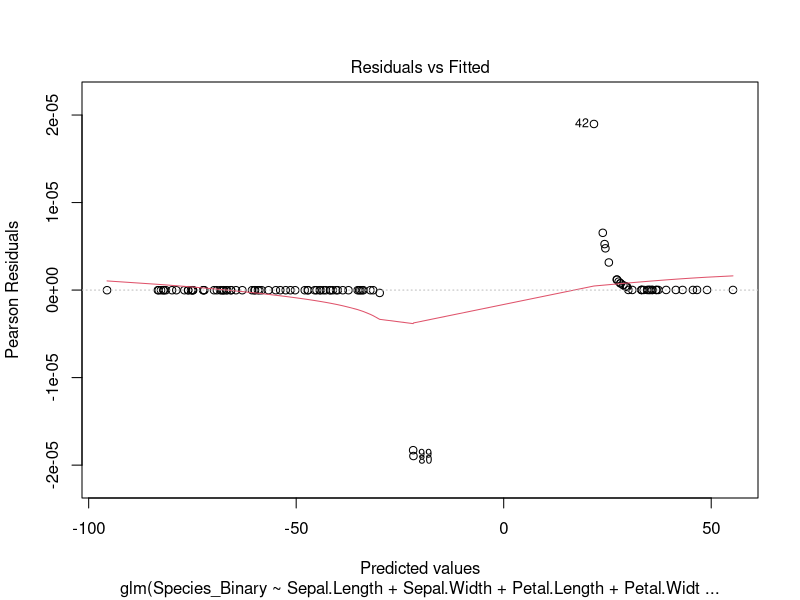
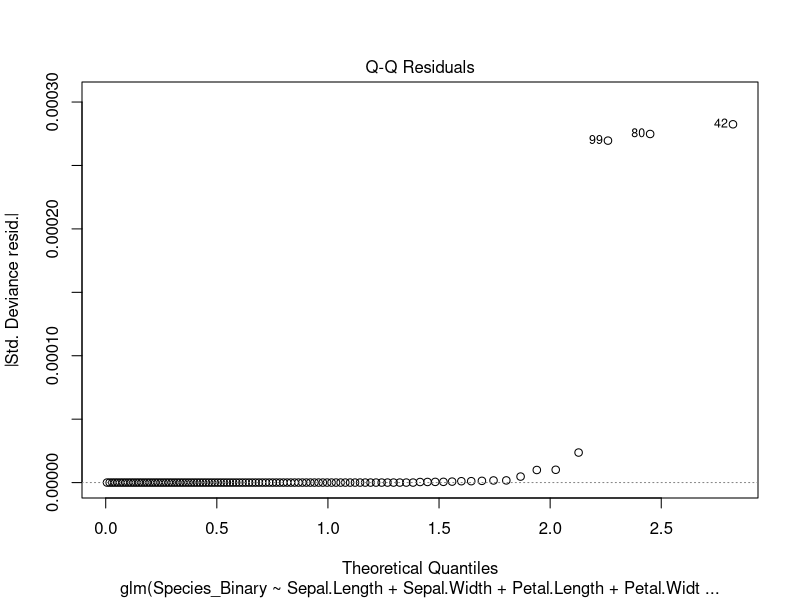
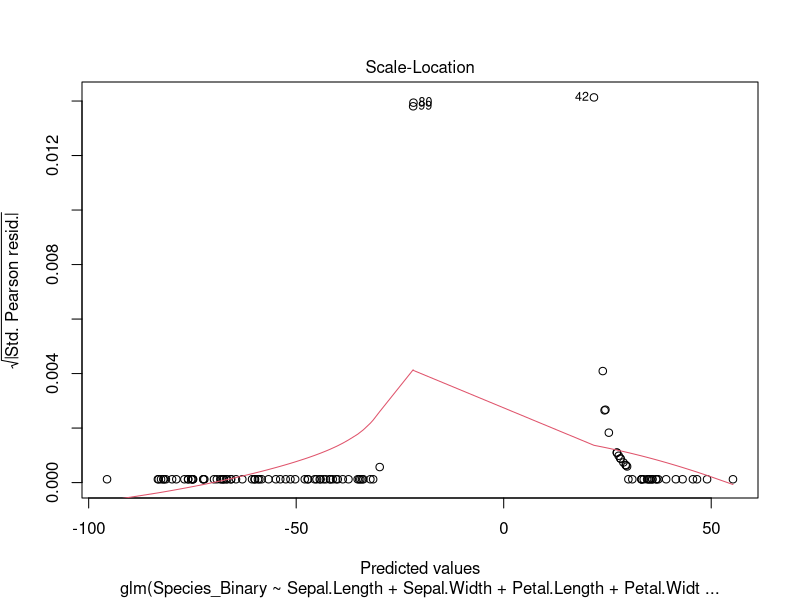
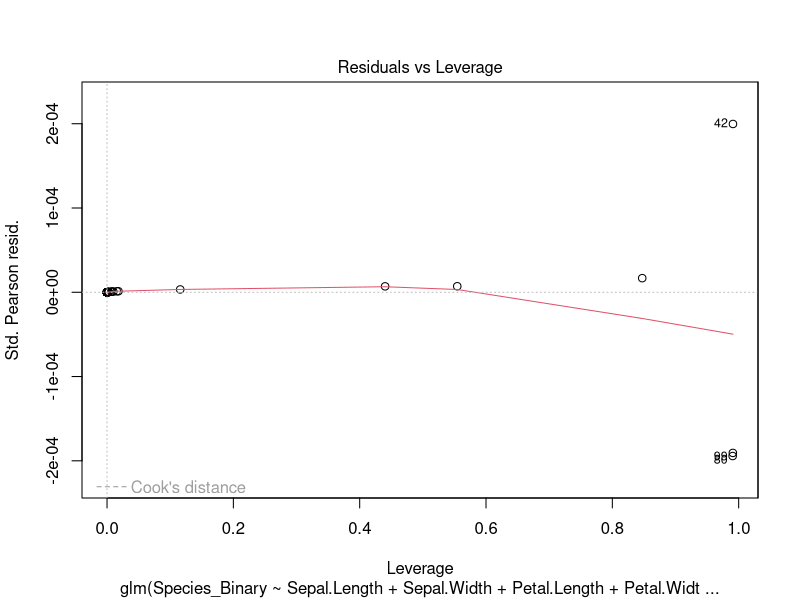
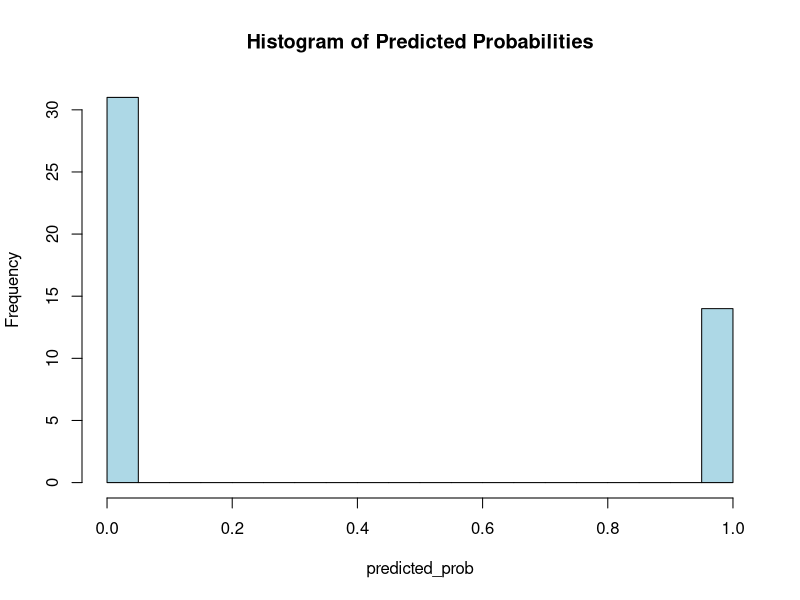
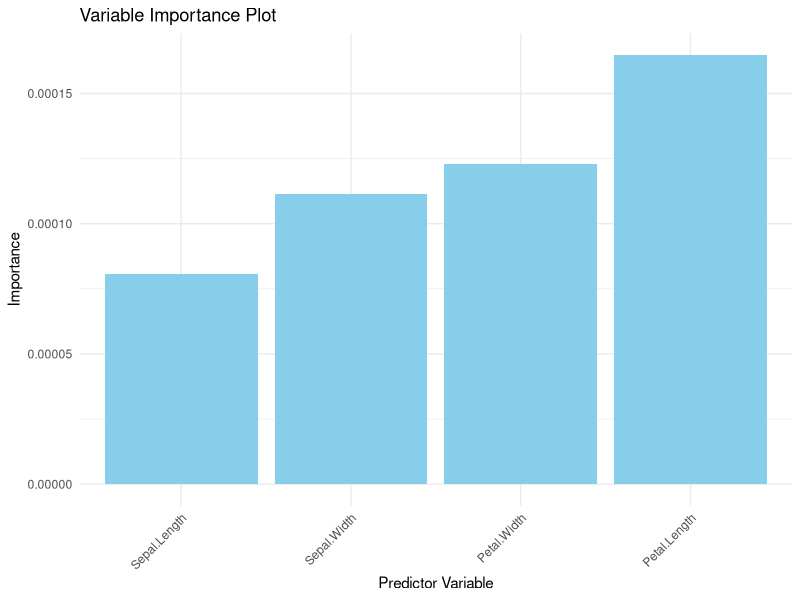
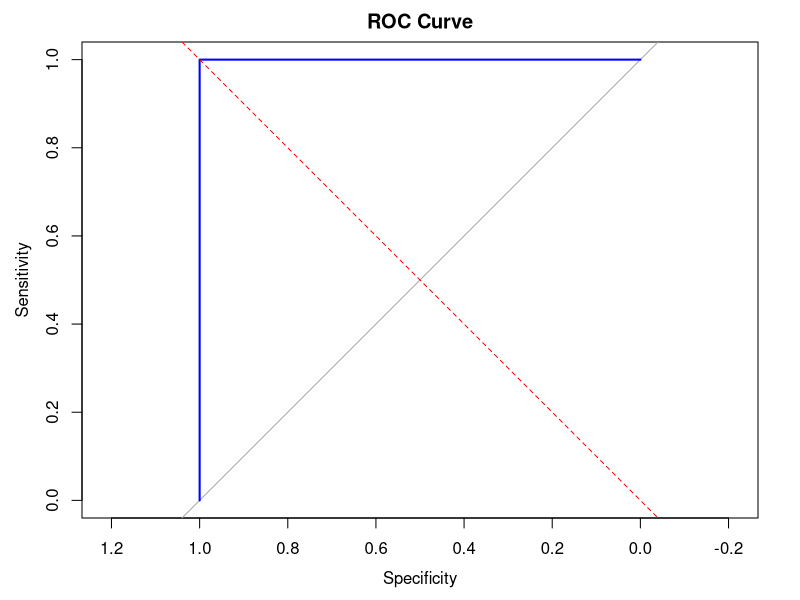
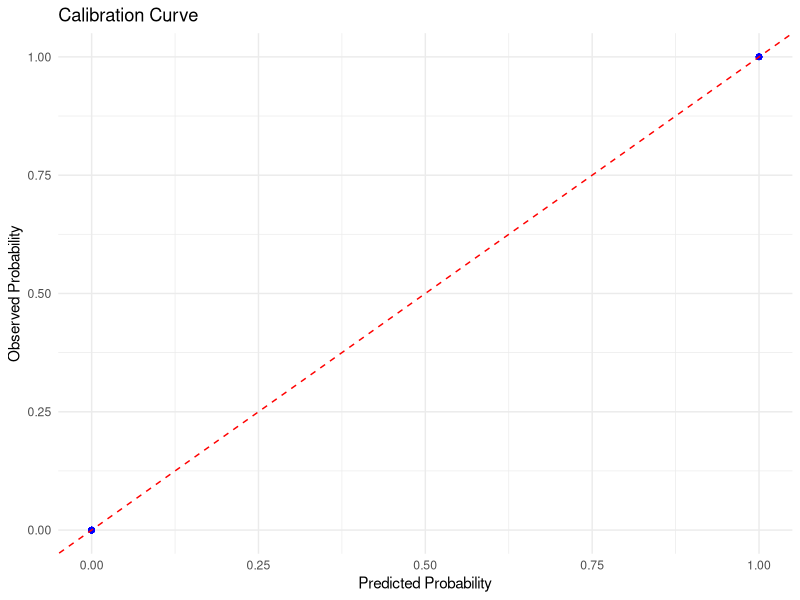

Generate these figures, in order, with R:
## ---- chunk 1
knitr::opts_chunk$set(warning = FALSE, message = FALSE)

library(dplyr)
library(pROC)
library(ggplot2)
library(ggpubr)
library(caret)

data(iris)

# Convert the species to binary classes
iris$Species_Binary <- ifelse(iris$Species == "setosa", 1, 0)

# Split the data into training and testing sets
set.seed(123) 
train_indices <- sample(1:nrow(iris), 0.7 * nrow(iris))  # 70% for training, 30% for testing
train_data <- iris[train_indices, ]
test_data <- iris[-train_indices, ]

# logistic regression on the training set
logit_model <- glm(Species_Binary ~ Sepal.Length + Sepal.Width + Petal.Length + Petal.Width, 
                   data = train_data, 
                   family = binomial)

# Summary of the logistic regression model
summary(logit_model)

# Residual Analysis
plot(logit_model)

# probabilities on the testing set
predicted_prob <- predict(logit_model, newdata = test_data, type = "response")

threshold <- 0.5
predicted_binary <- ifelse(predicted_prob > threshold, 1, 0)

# Model evaluation on the testing set
confusion <- table(predicted_binary, test_data$Species_Binary)
accuracy <- sum(diag(confusion)) / sum(confusion)
precision <- confusion[2, 2] / sum(confusion[, 2])
recall <- confusion[2, 2] / sum(confusion[2, ])
f1_score <- 2 * precision * recall / (precision + recall)
auc <- roc(test_data$Species_Binary, predicted_prob)$auc

# Model Accuracy
cat("Accuracy:", accuracy, "\n")

# other evaluation metrics
cat("Precision:", precision, "\n")
cat("Recall:", recall, "\n")
cat("F1-score:", f1_score, "\n")
cat("AUC:", auc, "\n")

# Visualization of Probabilities
hist(predicted_prob, breaks = 20, col = "lightblue", main = "Histogram of Predicted Probabilities")

# Variable Importance Plot
var_importance <- varImp(logit_model)
ggplot(var_importance, aes(x = reorder(rownames(var_importance), Overall), y = Overall)) +
  geom_bar(stat = "identity", fill = "skyblue") +
  labs(title = "Variable Importance Plot", x = "Predictor Variable", y = "Importance") +
  theme_minimal() +
  theme(axis.text.x = element_text(angle = 45, hjust = 1))

# ROC Curve
roc_curve <- roc(test_data$Species_Binary, predicted_prob)
plot(roc_curve, main = "ROC Curve", col = "blue", lwd = 2)
abline(a = 0, b = 1, lty = 2, col = "red")

# Calibration Curve
calibration <- data.frame(Observed = test_data$Species_Binary, Predicted = predicted_prob)
ggplot(calibration, aes(x = Predicted, y = Observed)) +
  geom_point(color = "blue") +
  geom_abline(intercept = 0, slope = 1, linetype = "dashed", color = "red") +
  labs(title = "Calibration Curve", x = "Predicted Probability", y = "Observed Probability") +
  theme_minimal()
